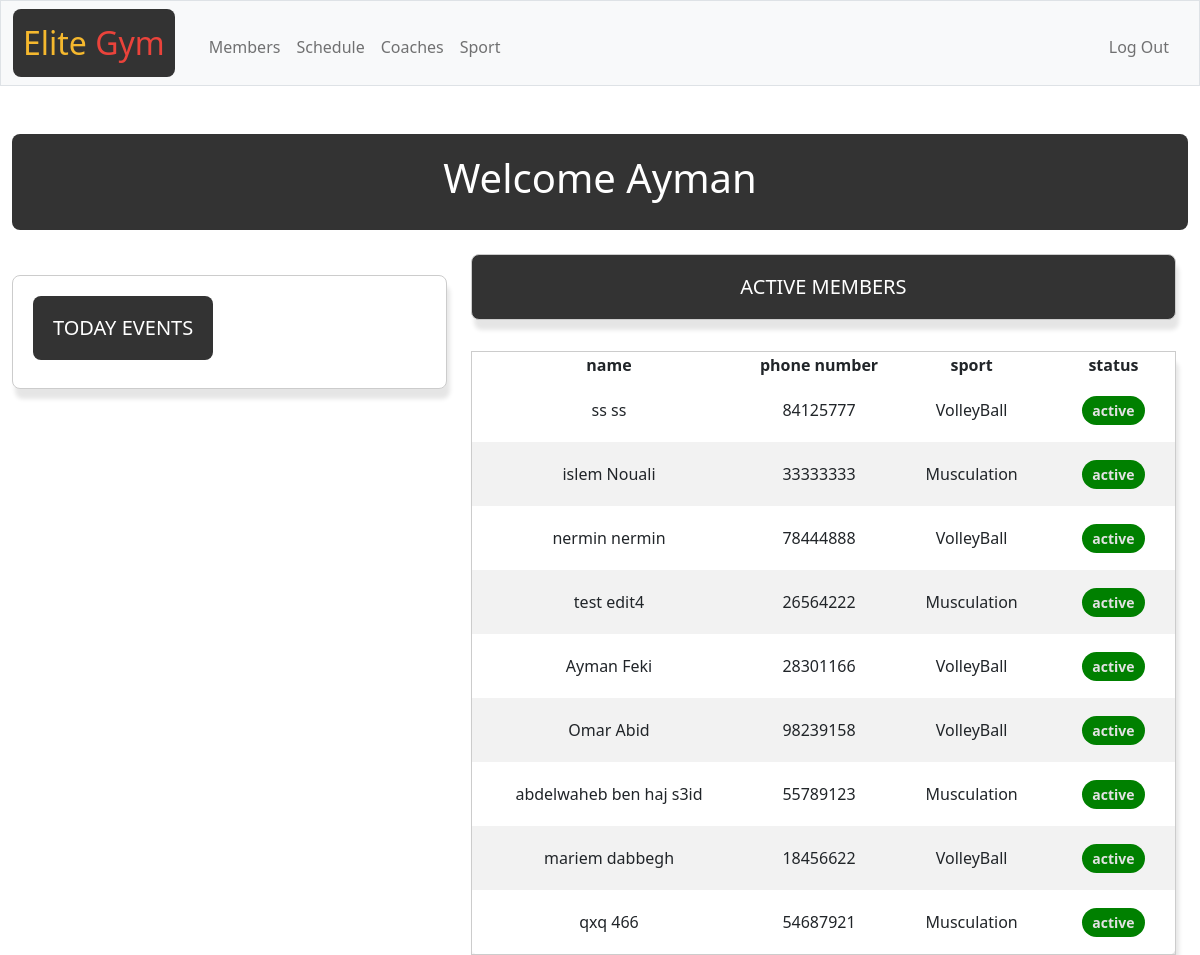
The page / (signed in) on the database as committed earlier.
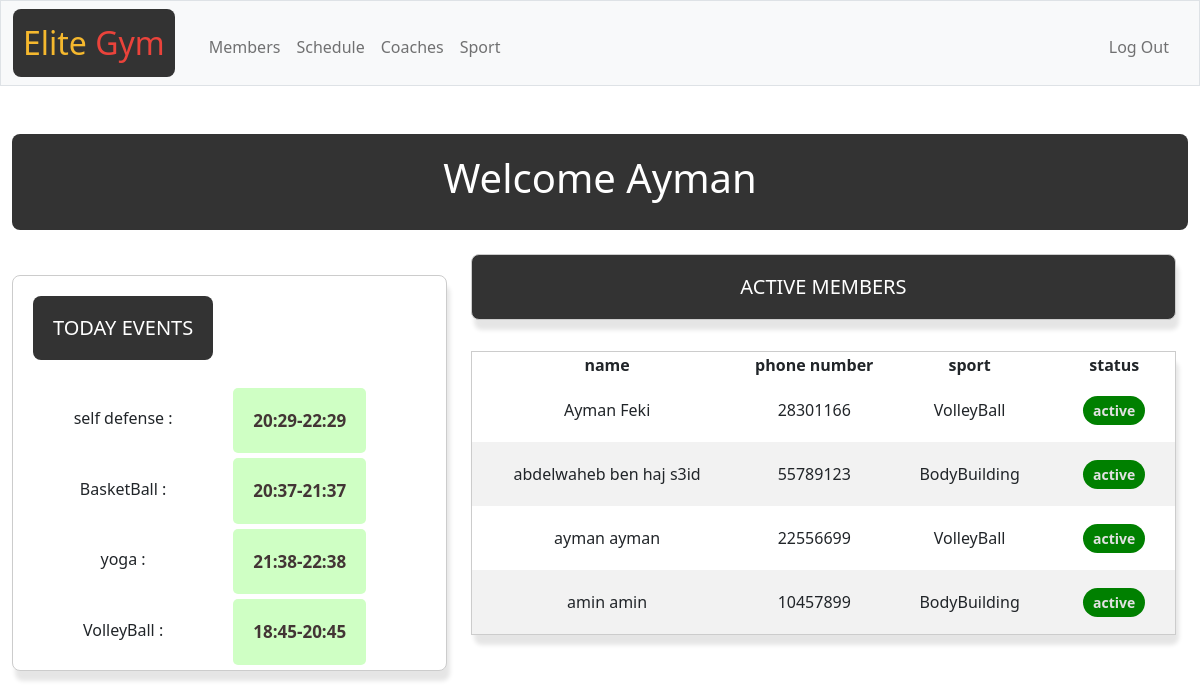
The same page on the database as committed later.
### tables this page shows
CREATE TABLE Admin(
    ad_id INTEGER PRIMARY KEY AUTOINCREMENT,
    ad_username varchar(20) UNIQUE , 
    ad_mail varchar(20) UNIQUE,hash TEXT UNIQUE       
);

CREATE TABLE client(
    cl_id           INTEGER   PRIMARY KEY AUTOINCREMENT,
    cl_Fname        TEXT      NOT NULL,
    cl_Lname        TEXT      NOT NULL,
    cl_num          INTEGER   UNIQUE
                              NOT NULL,
    cl_BD           TEXT,
    student         TEXT,
    CONSTRAINT CK_MEMBERSHIP CHECK (student IN ('yes', 'no', 'YES', 'NO', 'Yes', 'No') ) 
);

CREATE TABLE sport(
    sp_id integer PRIMARY KEY AUTOINCREMENT,
    sp_name varchar(20) NOT NULL,
    max_capacity INTEGER DEFAULT NULL
    
);

CREATE TABLE schedule(
    sc_id integer PRIMARY KEY AUTOINCREMENT,
    sp_id integer REFERENCES sport(sp_id) ON DELETE CASCADE,
    starts_at DATE,
    ends_at DATE,
    repeat_pattern TEXT,
    days text,
    start_date date,
    end_date DATE
);

### app.py (the view)
@app.route("/")
@login_required
def index():
        admin=db.execute("select ad_username from Admin where ad_id=?;",session["user_id"])
        current_day=datetime.datetime.now().strftime('%Y-%m-%d')
        active_member=db.execute("select cl_Fname,cl_Lname,cl_num,sp_name from member where starts_at<=? and ends_at >?",current_day,current_day)
        now = datetime.datetime.now()
        year = now.year
        month = now.month
        cal=generate_calendar(year,month)
        events=db.execute("select * from schedule where start_date<=? and end_date >=?;",current_day,current_day)
        current_events={}
        for activity in events:
            activity["sp_name"]=db.execute("select sp_name from sport where sp_id=?",activity["sp_id"])
            if activity["repeat_pattern"]!="irregular":
                    days=[day for day in activity["days"].split(",") if day]
                    for week in cal:
                        for day in range(7):
                            if str(day) in days and week[day]!=0 :
                                start_day_condition=(int(activity["start_date"][0:4])==year and int(activity["start_date"][5:7])==month  and week[day]<int(activity["start_date"][8:]))
                                end_day_condition=(int(activity["end_date"][0:4])==year and int(activity["end_date"][5:7])==month  and week[day]>int(activity["start_date"][8:]))
                                if not (start_day_condition) and not (end_day_condition ):
                                    formatted_date = '{:04d}-{:02d}-{:02d}'.format(year, month,week[day])
                                    current_events[str(activity["sc_id"])+formatted_date]=[formatted_date,activity["sp_name"][0]["sp_name"],activity["starts_at"],activity["ends_at"]]
            else:
                current_events[str(activity["sc_id"])+activity["start_date"]]=[activity["start_date"],activity["sp_name"][0]["sp_name"],activity["starts_at"],activity["ends_at"]]
        return render_template("index.html",active_member=active_member,current_events=current_events,current_day=current_day,admin=admin)

### app.py (called while the page is built)
def login_required(f):
    @wraps(f)
    def decorated_function(*args, **kwargs):
        if session.get("user_id") is None:
            return redirect("/login")
        return f(*args, **kwargs)
    return decorated_function

def generate_calendar(year, month):
        cal = calendar.monthcalendar(year, month)
        return cal

### templates/index.html (shortened to what this page needs)
{% extends "layout.html" %}
{% block main %}
    <header>
        <h1>Welcome {{admin[0].ad_username}}</h1>
    </header>
 <table class="custom-table-right">
  <h5 id="active-member">ACTIVE MEMBERS</h5>
  <thead>
    <tr>
      <th>name</th>
      <th>phone number</th>
      <th>sport</th>
      <th>status</th>
    </tr>
  </thead>
  <tbody>
    {% for m in active_member %}
  <tr class="table-row">
    <td>
      {{m.cl_Fname}} {{m.cl_Lname}}
    </td>
    <td>{{m.cl_num}}</td>
    <td>
      {{m.sp_name}}
    </td>
    <td> <span class="status-badge active-badge">active</span>
    </td>
  </tr>
  {% endfor %}
</tbody>
 </table>
<div class="custom-table-left">
  <table><tr>
    <td coslpan="2"><h5 id="title">TODAY EVENTS  </h5> </td></tr><tr>
      {% for event in current_events.values() %}
      {% if event[0] == current_day %}
      <tr><td>
     <h6> {{event[1]}} :</h6></td><td class="time"> {{event[2]}}-{{event[3]}}</td>
      </tr>
     {% endif %}
  {% endfor %}</td></tr></table>
</div>
{% endblock %}

### templates/layout.html (shortened to what this page needs)
<!DOCTYPE html>
<html lang="en">
    <head>
        <link href="https://cdn.jsdelivr.net/npm/bootstrap@5.1.3/dist/css/bootstrap.min.css" rel="stylesheet">
        <link href="/static/styles.css" rel="stylesheet">
    </head>
    <body>
        <nav class="bg-light border navbar navbar-expand-md navbar-light">
            <div class="container-fluid">
                <a class="navbar-brand" href="/"><span class="yellow">Elite</span> <span class="red">Gym</span></a>
                <div class="collapse navbar-collapse" id="navbar">
                    {% if session["user_id"] %}
                        <ul class="navbar-nav me-auto mt-2">
                            <li class="nav-item"><a class="nav-link" href="/members">Members</a></li>
                            <li class="nav-item"><a class="nav-link" href="/schedule">Schedule</a></li>
                            <li class="nav-item"><a class="nav-link" href="/coach">Coaches</a></li>
                            <li class="nav-item"><a class="nav-link" href="/sport">Sport</a></li>
                        </ul>
                        <ul class="navbar-nav ms-auto mt-2">
                            <li class="nav-item"><a class="nav-link" href="/logout">Log Out</a></li>
                        </ul>
                    {% else %}
                        <ul class="navbar-nav ms-auto mt-2">
                            <li class="nav-item"><a class="nav-link" href="/register">Register</a></li>
                            <li class="nav-item"><a class="nav-link" href="/login">Log In</a></li>
                        </ul>
                    {% endif %}
                </div>
            </div>
        </nav>
        <main class="container-fluid py-5 text-center">
            {% block main %}{% endblock %}
        </main>
    </body>
</html>

### static/styles.css (style rules this page uses)
nav .navbar-brand { font-size: xx-large; background-color: #333; text-align: center; padding: 10px; border-radius: 8px; }
.collapse, .navbar-collapse { text-align: center; padding: 10px; border-radius: 8px; }
nav .navbar-brand .red { color: #ea433b; }
nav .navbar-brand .yellow { color: #f5b82e; }
td { padding:20px; }
.status-badge { padding: 5px 10px; border-radius: 20px; font-size: 14px; font-weight: bold; }
.active-badge { background-color:green; color: rgb(226, 226, 226); }
a { text-decoration: none; color:hsl(0, 0%, 100%); }
.custom-table-right { float:right; flex:1; width:60%; border: 1px solid #ccc; border-radius: 8px; box-shadow: 3px 10px 4px rgba(0, 0, 0, 0.1); background-color: #fff; margin-right:1%; margin-top:2%; }
.custom-table-left { float:left; flex:1; width: 37%; border: 1px solid #ccc; border-radius: 8px; box-shadow: 3px 10px 4px rgba(0, 0, 0, 0.1); background-color: #fff; margin-top:-4.5%; }
.table-row:nth-child(even) { background-color: #f2f2f2; }
header { background-color: #333; color: white; text-align: center; padding: 20px; border-radius: 8px; }
nav a { text-decoration: none; color: white; }
main { padding: 20px; }
.time { font-size: 17px; font-weight: bold; color: #433535; background-color: #cfffc4; margin-bottom:5px; border-radius: 5px; display: inline-block; }
#title { background-color: #333; color: white; text-align: center; padding: 20px; border-radius: 8px; }
#active-member { background-color: #333; color: white; text-align: center; padding: 20px; border-radius: 8px; float:right; flex:1; width:60%; border: 1px solid #ccc; border-radius: 8px; box-shadow: 3px 10px 4px rgba(0, 0, 0, 0.1); margin-right:1%; margin-top:2%; }

Rows that differ between the two databases and show on the page:
removed client: cl_Fname "ss", cl_Lname "ss", cl_num "84125777", sp_name "VolleyBall"
removed client: cl_Fname "islem", cl_Lname "Nouali", cl_num "33333333", sp_name "Musculation"
removed client: cl_Fname "nermin", cl_Lname "nermin", cl_num "78444888", sp_name "VolleyBall"
removed client: cl_Fname "test", cl_Lname "edit4", cl_num "26564222", sp_name "Musculation"
no longer on this page (row unchanged): client: cl_Fname "Omar", cl_Lname "Abid", cl_num "98239158", sp_name "VolleyBall"
no longer on this page (row unchanged): client: cl_Fname "mariem", cl_Lname "dabbegh", cl_num "18456622", sp_name "VolleyBall"
removed client: cl_Fname "qxq", cl_Lname "466", cl_num "54687921", sp_name "Musculation"
changed through a linked row, client "abdelwaheb": sp_name "Musculation" → "BodyBuilding"
now on this page (row unchanged): client: cl_Fname "ayman", cl_Lname "ayman", cl_num "22556699", sp_name "VolleyBall"
now on this page (row unchanged): client: cl_Fname "amin", cl_Lname "amin", cl_num "10457899", sp_name "BodyBuilding"
added sport: sp_name "self defense"
added schedule: starts_at "20:29", ends_at "22:29"
added sport: sp_name "BasketBall"
added schedule: starts_at "20:37", ends_at "21:37"
added sport: sp_name "yoga"
added schedule: starts_at "21:38", ends_at "22:38"
now on this page (row unchanged): sport: sp_name "VolleyBall"
added schedule: starts_at "18:45", ends_at "20:45"
